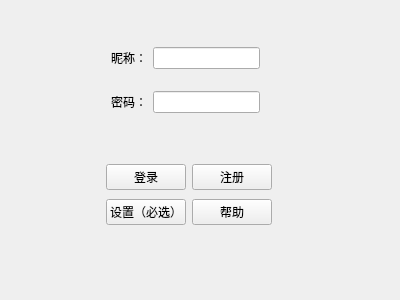
<?xml version="1.0" encoding="UTF-8"?>
<ui version="4.0">
 <class>Qtjiemian</class>
 <widget class="QWidget" name="Qtjiemian">
  <property name="geometry">
   <rect>
    <x>0</x>
    <y>0</y>
    <width>400</width>
    <height>300</height>
   </rect>
  </property>
  <property name="windowTitle">
   <string>Qtjiemian</string>
  </property>
  <widget class="QWidget" name="widget" native="true">
   <property name="geometry">
    <rect>
     <x>60</x>
     <y>20</y>
     <width>251</width>
     <height>121</height>
    </rect>
   </property>
   <layout class="QGridLayout" name="gridLayout">
    <item row="1" column="2">
     <widget class="QLineEdit" name="nicheng"/>
    </item>
    <item row="1" column="1">
     <widget class="QLabel" name="label">
      <property name="text">
       <string>昵称：</string>
      </property>
     </widget>
    </item>
    <item row="3" column="2">
     <widget class="QLineEdit" name="lineEdit_2">
      <property name="echoMode">
       <enum>QLineEdit::Password</enum>
      </property>
     </widget>
    </item>
    <item row="3" column="1">
     <widget class="QLabel" name="label_2">
      <property name="text">
       <string>密码：</string>
      </property>
     </widget>
    </item>
    <item row="3" column="0">
     <spacer name="horizontalSpacer_3">
      <property name="orientation">
       <enum>Qt::Horizontal</enum>
      </property>
      <property name="sizeHint" stdset="0">
       <size>
        <width>40</width>
        <height>20</height>
       </size>
      </property>
     </spacer>
    </item>
    <item row="3" column="3">
     <spacer name="horizontalSpacer_4">
      <property name="orientation">
       <enum>Qt::Horizontal</enum>
      </property>
      <property name="sizeHint" stdset="0">
       <size>
        <width>40</width>
        <height>20</height>
       </size>
      </property>
     </spacer>
    </item>
   </layout>
  </widget>
  <widget class="QWidget" name="widget_2" native="true">
   <property name="geometry">
    <rect>
     <x>64</x>
     <y>150</y>
     <width>251</width>
     <height>91</height>
    </rect>
   </property>
   <layout class="QGridLayout" name="gridLayout_2">
    <item row="0" column="0">
     <spacer name="horizontalSpacer">
      <property name="orientation">
       <enum>Qt::Horizontal</enum>
      </property>
      <property name="sizeHint" stdset="0">
       <size>
        <width>40</width>
        <height>20</height>
       </size>
      </property>
     </spacer>
    </item>
    <item row="0" column="2">
     <widget class="QPushButton" name="zhuce">
      <property name="text">
       <string>注册</string>
      </property>
     </widget>
    </item>
    <item row="1" column="2">
     <widget class="QPushButton" name="bangzhu">
      <property name="text">
       <string>帮助</string>
      </property>
     </widget>
    </item>
    <item row="0" column="1">
     <widget class="QPushButton" name="denglu">
      <property name="text">
       <string>登录</string>
      </property>
     </widget>
    </item>
    <item row="0" column="3">
     <spacer name="horizontalSpacer_2">
      <property name="orientation">
       <enum>Qt::Horizontal</enum>
      </property>
      <property name="sizeHint" stdset="0">
       <size>
        <width>40</width>
        <height>20</height>
       </size>
      </property>
     </spacer>
    </item>
    <item row="1" column="1">
     <widget class="QPushButton" name="shezhi">
      <property name="text">
       <string>设置（必选）</string>
      </property>
     </widget>
    </item>
   </layout>
  </widget>
 </widget>
 <layoutdefault spacing="6" margin="11"/>
 <resources/>
 <connections/>
</ui>
